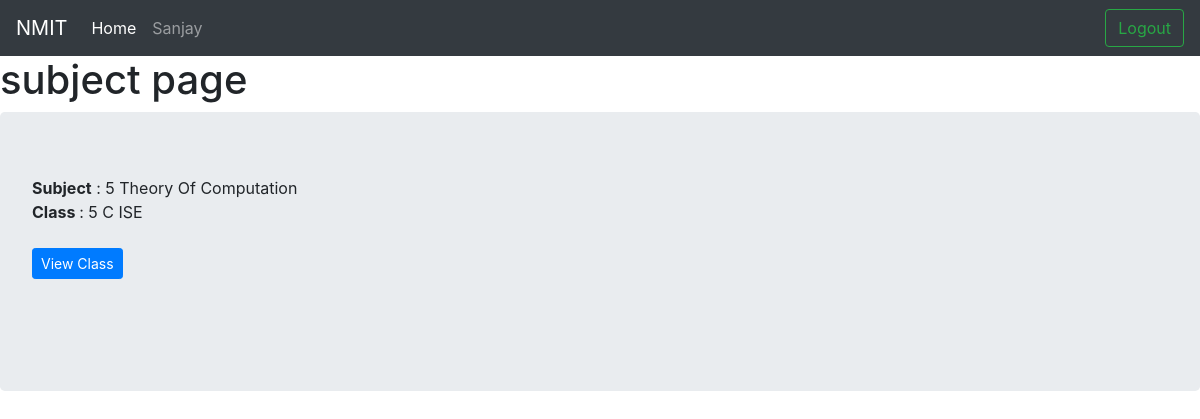
Page /academic/subject/ (signed in) on the committed database.
### academic/models.py (models this page shows, shortened)
class faculty_handled_class(models.Model):
    faculty_id =  models.ForeignKey(User,on_delete = models.CASCADE,blank=True,null=True)
    subject = models.ForeignKey(class_subject,on_delete = models.CASCADE)
    sub_class_id = models.ForeignKey(sub_class,on_delete = models.CASCADE)

class class_subject(models.Model):
    class_id = models.ForeignKey(main_class,on_delete = models.CASCADE,blank=True,null=True)
    class_subject = models.ForeignKey(subject,on_delete = models.CASCADE,blank=True,null=True)
    def __str__(self):
        return str(self.class_id.sem+" "+self.class_subject.name)

class main_class(models.Model):
    sem = models.CharField(max_length=50,blank=True,null=True)
    dept_id = models.ForeignKey(department,on_delete = models.CASCADE,blank=True,null=True)
    academic_year = models.CharField(max_length=50,blank=True,null=True)
    is_active = models.BooleanField(default=True)
    subjects = models.ManyToManyField(subject,through='class_subject')

class subject(models.Model):
    name = models.CharField(max_length=50,blank=True,null=True)
    code = models.CharField(max_length=10,blank=True,null=True)
    dept_id = models.ForeignKey(department,on_delete = models.CASCADE,blank=True,null=True)
    description = models.CharField(max_length=50,blank=True,null=True)
    credit = models.IntegerField(blank=True,null=True,default=3)

class sub_class(models.Model):
    parent_class = models.ForeignKey(main_class,on_delete = models.CASCADE)
    section = models.CharField(max_length=10,blank=True,null=True)
    class_teacher = models.ForeignKey(User,on_delete = models.CASCADE,blank=True,null=True,related_name='class_teacher')
    is_active = models.BooleanField(default=True)
    students = models.ManyToManyField(User,through='registered_students')
    def __str__(self):
        return str(self.parent_class.sem+" "+self.section+" "+self.parent_class.dept_id.code)

### info/models.py (models this page shows, shortened)
class department(models.Model):
    id = models.IntegerField(primary_key=True)
    name = models.CharField(max_length=50)
    code = models.CharField(max_length=10)
    HOD = models.ForeignKey(User,related_name='HOD',on_delete = models.CASCADE,blank=True,null=True)

### academic/views.py (the view)
# urls.py: path('subject/',views.subject,name='teacher_subject'),
@login_required
def subject(request):
    subject = list(faculty_handled_class.objects.filter(faculty_id=request.user))
    return render(request,'subject.html',{'subject':subject})

### academic/templates/subject.html
{% extends "base.html" %}
{% block content %}
<h1>subject page</h1>
<div class="jumbotron">
  {% for i in subject %}
  <b>Subject</b> : {{i.subject}}<br>
  <b>Class </b>: {{i.sub_class_id}}<br><br>
  <a href="{% url 'academic:view_class' id=i.sub_class_id.id  %}" class="btn btn-primary btn-sm">View Class</a>
  <br><br><br>
  {% endfor %}
</div>
{% endblock %}

### templates/base.html (shortened to what this page needs)
<!DOCTYPE html>
<html>
<head>
	<link rel="stylesheet" href="https://cdn.jsdelivr.net/npm/bootstrap@4.6.0/dist/css/bootstrap.min.css">
</head>
<body>
	{% if user.is_authenticated %}
	<nav class="navbar navbar-expand-lg navbar-dark bg-dark">
  <a class="navbar-brand" href="#">NMIT</a>
  <div class="collapse navbar-collapse" id="navbarTogglerDemo03">
    <ul class="navbar-nav mr-auto mt-2 mt-lg-0">
      <li class="nav-item active">
        <a class="nav-link" href="#">Home <span class="sr-only">(current)</span></a>
      </li>
      <li class="nav-item">
        <a class="nav-link" href="#">{{ user.username }}</a>
      </li>
    </ul>
      <a href="{% url 'user:logout' %}"><button class="btn btn-outline-success my-2 my-sm-0" >Logout</button></a>
  </div>
</nav>
{% endif %}
	{% block content %}
	{% endblock %}
</body>
</html>

### rows in the picture
faculty_handled_class: subject "5 Theory Of Computation", sub_class_id "5 C ISE"

### other values in the picture
{{ user.username }} "Sanjay"
